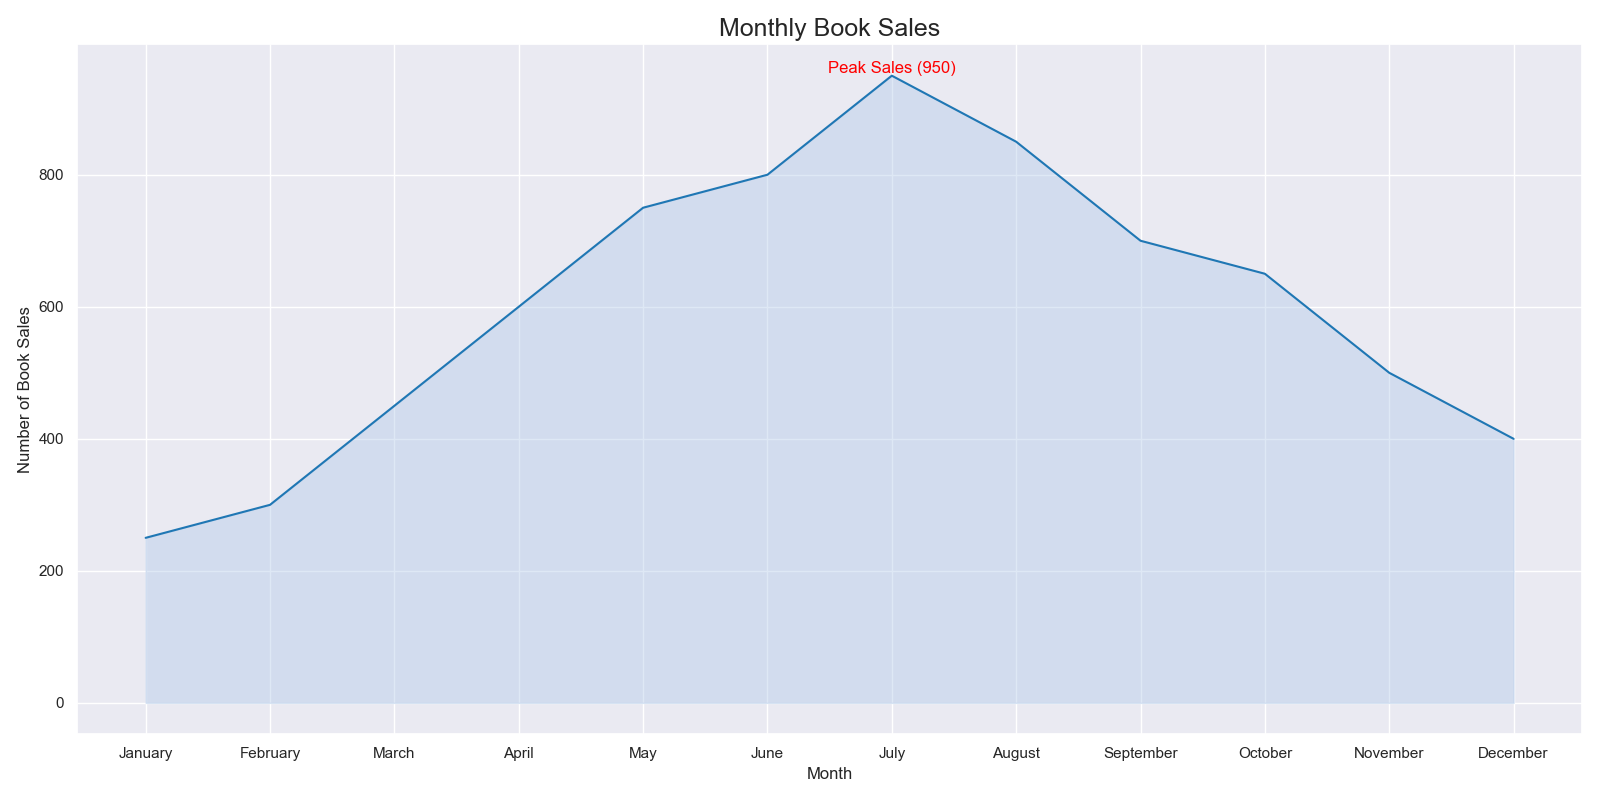

Write Python code to recreate this figure.

import seaborn as sns
import pandas as pd
import matplotlib.pyplot as plt

# Create a DataFrame from the data
data = {
    'Month': ['January', 'February', 'March', 'April', 'May', 'June', 'July', 
              'August', 'September', 'October', 'November', 'December'],
    'BookSales': [250, 300, 450, 600, 750, 800, 950, 850, 700, 650, 500, 400]
}
df = pd.DataFrame(data)

# Ensure that the Month column is treated as categorical with the correct order
df['Month'] = pd.Categorical(df['Month'], categories=data['Month'], ordered=True)

# Set the aesthetic style of the plots
sns.set_theme()

# Create the area chart
plt.figure(figsize=(16, 8))
area_chart = sns.lineplot(data=df, x='Month', y='BookSales', sort=False, color='#1f77b4')
area_chart.fill_between(df['Month'], df['BookSales'], alpha=0.4, color='#aec7e8')

# Assign an annotation/text label on the chart for the highest number of book sales
plt.text(x='July', y=950, s='Peak Sales (950)', color='red', va='bottom', ha='center')

# Set chart title and labels
plt.title('Monthly Book Sales', fontsize=18)
plt.xlabel('Month')
plt.ylabel('Number of Book Sales')

# Finalize and show the plot
plt.tight_layout()
plt.show()
